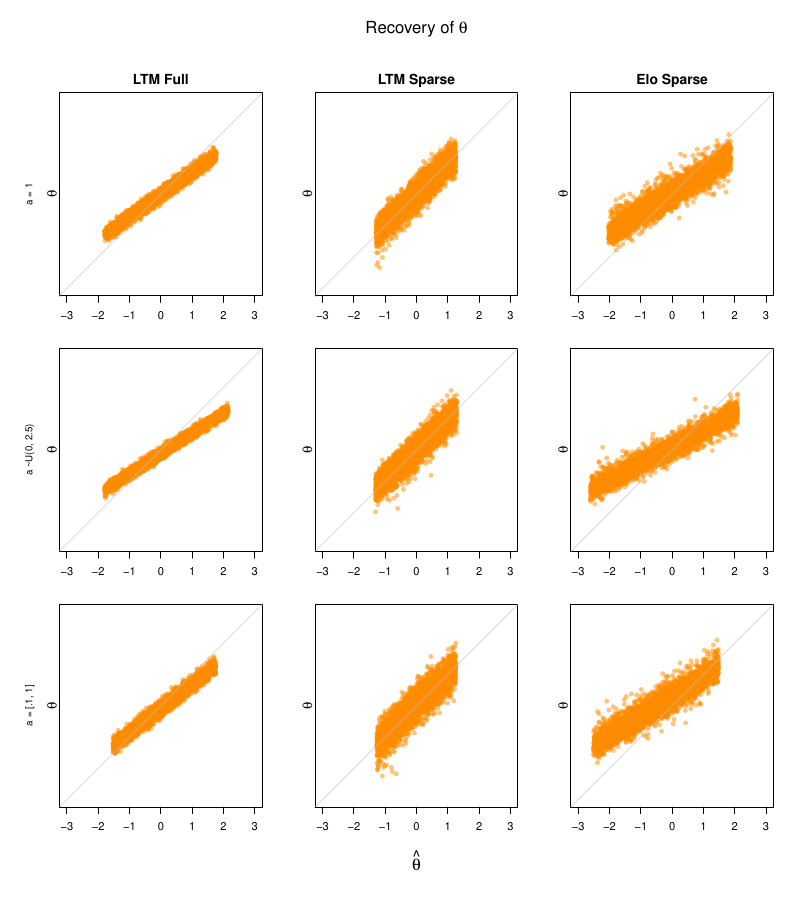

Recreate this plot in R.
# -----------------------------------------------------------------------------
# Create comparison plots for theta estimatons
# -----------------------------------------------------------------------------

# Clear memory
rm(list = ls())

# a.estimation.methods = c('LTM', 'GLM -int', 'GLM +int', 'NR')

type.name <- c('LTM Full', 'LTM Sparse', 'Elo Sparse')

# Set plot file location
pdf("plot_theta_beta_recovery/plot_theta_recovery.pdf", 
    height = 9, 
    width  = 8)

# Set margin and padding for multiple plots
par(oma = c(3, 2.5, 3, 0))
par(mar = c(2, 2,   2, 2))

# Set layout for plots
layout(matrix(1:9, 3,3,byrow=T), c(1,1,1), c(1,1,1), T)


# -----------------------------------------------------------------------------
# Scenario a = 1
# -----------------------------------------------------------------------------

# Load data
load("a-parameter_one_at_75/7_merge_estimations/all_theta_estimations.Rdata")

col.selection = grep('^theta|^rating\\.', names(all.theta.estimations), value = T)
col.selection = col.selection[c(2,3,1)] # Change to corresponding order

for(column in col.selection) {

  method <- type.name[ col.selection == column ]
    
  # par(mar = c(5, 2, 2, 2))
  
  plot(all.theta.estimations[,column],
       all.theta.estimations$user_rating,
       ylim = c(-3, 3),
       xlim = c(-3, 3),
       yaxt = 'n',
       ylab = "",
       xlab = NA,
       pch  = 16,
       col  = rgb(1, 0.5490196, 0, .5),
       # col  = ifelse(all.theta.estimations$nr.elo.one.counter > 2000, rgb(0, 0.3921569, 0, .5),
       #                                                          rgb(1, 0.5490196, 0, .5)),
       main = method
       )
    
  abline(coef = c(0,1), col = rgb(.75, .75, .75, .5))
  
  title(ylab=expression(theta), line=0, cex.lab=1.2)
  
  if(column == col.selection[1]) mtext("a = 1", outer = F, side = 2, padj = -3.5, cex = .6)
}

# all.theta.estimations$nr.elo.n[is.na(all.theta.estimations$nr.elo.n)] = 0
# gradient <- all.theta.estimations$nr.elo.n/max(all.theta.estimations$nr.elo.n, na.rm = T)

# -----------------------------------------------------------------------------
# Scenario a = [0, 2.5]
# -----------------------------------------------------------------------------

# Load data
load("a-parameter_negative_a/7_merge_estimations/all_theta_estimations.Rdata")

col.selection = grep('^theta|^rating\\.', names(all.theta.estimations), value = T)
col.selection = col.selection[c(2,3,1)] # Change to corresponding order

for(column in col.selection) {

  plot(all.theta.estimations[,column],
       all.theta.estimations$user_rating,
       ylim = c(-3, 3),
       xlim = c(-3, 3),
       yaxt = 'n',
       ylab = expression(theta),
       xlab = NA,
       pch  = 16,
       col  = rgb(1, 0.5490196, 0, .5),
       # col  = ifelse(all.theta.estimations$nr.elo.neg.counter > 2000, rgb(0, 0.3921569, 0, .5),
       #                                                rgb(1, 0.5490196, 0, .5)),
       asp=1
       )
  
  abline(coef = c(0,1), col = rgb(.75, .75, .75, .5))
  
  title(ylab=expression(theta), line=0, cex.lab=1.2)
  
  if(column == col.selection[1]) mtext("a ~U(0, 2.5)", outer = F, side = 2, padj = -3.5, cex = .6)
}

# -----------------------------------------------------------------------------
# Scenario a = [0, 1]
# -----------------------------------------------------------------------------

# Load data
load("a-parameter_zero_or_one/7_merge_estimations/all_theta_estimations.Rdata")

col.selection = grep('^theta|^rating\\.', names(all.theta.estimations), value = T)
col.selection = col.selection[c(2,3,1)] # Change to corresponding order

# par(oma = c(0, 2.5, 3, 0))
# par(mar = c(3, 2,   2, 2))

for(column in col.selection) {

  plot(all.theta.estimations[,column],
       all.theta.estimations$user_rating,
       ylim = c(-3, 3),
       xlim = c(-3, 3),
       yaxt = 'n',
       ylab = expression(theta),
       # xlab = expression(paste("Recovered ",a)),
       xlab = expression(hat(theta)),
       pch  = 16,
       col  = rgb(1, 0.5490196, 0, .5)
       )
  
  abline(coef = c(0,1), col = rgb(.75, .75, .75, .5))
  
  title(ylab=expression(theta), line=0, cex.lab=1.2)
  
  if(column == col.selection[1]) mtext("a = [.1, 1]", outer = F, side = 2, padj = -3.5, cex = .6)
}

tittle <- expression(paste("Recovery of ", theta))

mtext(tittle, outer = TRUE)

mtext(expression(hat(theta)), outer = TRUE, side = 1)

dev.off()

# Copy plot to manuscript
# system("cp plot_a_parameter_recovery_comparison/a_parameter_recovery_comparison_2par.pdf manuscript/images/")


